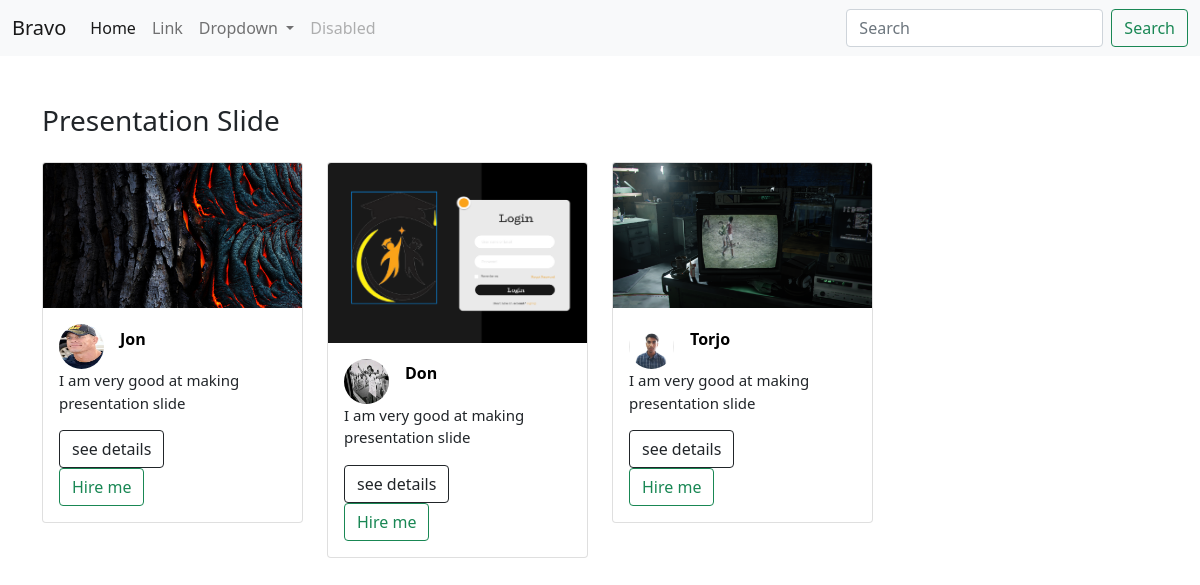
The app's page /services/1/ with its own data.
### app/models.py (models this page shows, shortened)
class Service(models.Model):
    service_name=models.CharField(max_length=100)
    iconLink=models.CharField(max_length=100,null=True,blank=True)
    def __str__(self):
        return str(self.service_name)

class ServiceSection(models.Model):
    creator=models.ForeignKey(User,on_delete=models.SET_NULL,null=True)
    service_name=models.ForeignKey(Service,on_delete=models.CASCADE)
    description=models.CharField(max_length=200)
    service_tags=models.CharField(max_length=200,blank=True,null=True)
    bannerPicture=models.ImageField(upload_to='banner/',blank=True,null=True)
    user=models.ForeignKey(UserProfile,on_delete=models.SET_NULL,null=True)
    views = models.ManyToManyField(IpModel,related_name='post_views', blank=True)
    timestamp = models.DateTimeField(default=now, blank=True)
    tags = TaggableManager()
    @property
    def imageURL(self):
        try:
            url=self.bannerPicture.url
        except:
            url=''
        return url
    def total_views(self):
        return self.views.count()

class UserProfile(models.Model):
    user=models.OneToOneField(User,on_delete=models.SET_NULL,null=True)
    bio=models.TextField()
    profile_picture=models.ImageField(upload_to='user_profile_picture/')
    expart_at=models.CharField(max_length=20,null=True,blank=True)
    seller=models.BooleanField(default=False)
    @property
    def imageURL(self):
        try:
            url=self.profile_picture.url
        except:
            url=''
        return url

### app/views.py (the view)
# urls.py: path('services/<int:pk>/',services,name='services'),
def services(request,pk):
    service=Service.objects.get(id=pk)
    section=ServiceSection.objects.filter(service_name=service)
    context={
        'section':section,
        'service':service
    }
    return render(request,'app/category.html',context)

### app/templates/app/category.html (shortened to what this page needs)
<!doctype html>
<html lang="en">
  <head>
    <link href="https://cdn.jsdelivr.net/npm/bootstrap@5.0.2/dist/css/bootstrap.min.css" rel="stylesheet">
  </head>
  <body>
    <nav class="navbar navbar-expand-lg navbar-light bg-light">
        <div class="container-fluid">
          <a class="navbar-brand" href="/">Bravo</a>
          <div class="collapse navbar-collapse" id="navbarSupportedContent">
            <ul class="navbar-nav me-auto mb-2 mb-lg-0">
              <li class="nav-item">
                <a class="nav-link active" aria-current="page" href="#">Home</a>
              </li>
              <li class="nav-item">
                <a class="nav-link" href="#">Link</a>
              </li>
              <li class="nav-item dropdown">
                <a class="nav-link dropdown-toggle" href="#" id="navbarDropdown" role="button" data-bs-toggle="dropdown" aria-expanded="false">
                  Dropdown
                </a>
              </li>
              <li class="nav-item">
                <a class="nav-link disabled" href="#" tabindex="-1" aria-disabled="true">Disabled</a>
              </li>
            </ul>
            <form class="d-flex">
              <input class="form-control me-2" type="search" placeholder="Search" aria-label="Search">
              <button class="btn btn-outline-success" type="submit">Search</button>
            </form>
          </div>
        </div>
      </nav>
      <div class="container mt-5">
        <h3  style="text-transform: capitalize;">{{service}}</h3>
        <div class="row mt-4" style="flex-wrap: wrap;">
          {% for service in section %}
          <div class="col-6 col-lg-3">
            <div class="card">
          <img class="card-img-top" src="{{service.imageURL}}" alt="{{service.imageURL}}">
                <div class="card-body">
                    <div class="d-flex align-items-center">
                      <img
                      src="{{service.user.imageURL}}"
                          alt=""
                          style="width: 45px; height: 45px"
                          class="rounded-circle"
                          />
                      <div class="ms-3">
                        <p class="fw-bold"><a href="{% url 'profile' pk=service.creator.id %}" style="text-transform: capitalize; text-decoration: none; color:black">{{service.creator}}</a></p>
                      </div>
                    </div>
                  <p class="card-text" style="font-size: 15px;">{{service.description}}</p>
                  <form action="{% url 'viewDetails' service.id %}" method="get">
                    <button type="submit" class="card-link btn btn-outline-dark">see details</button>
                  </form>
                  {% if service.creator != request.user %}
                  <a href="{% url 'room' pk=service.id %}" class="card-link btn btn-outline-success">Hire me</a>
                  {% endif %}
                </div>
              </div>
          </div>
          {% endfor %}
        </div>
      </div>
  </body>
</html>

### records on screen
Service: service_name "Presentation Slide"
ServiceSection: imageURL (picture), user.imageURL (picture), creator "Jon", description "I am very good at making presentation slide", shows "Hire me"
ServiceSection: imageURL (picture), user.imageURL (picture), creator "Don", description "I am very good at making presentation slide", shows "Hire me"
ServiceSection: imageURL (picture), user.imageURL (picture), creator "Torjo", description "I am very good at making presentation slide", shows "Hire me"
